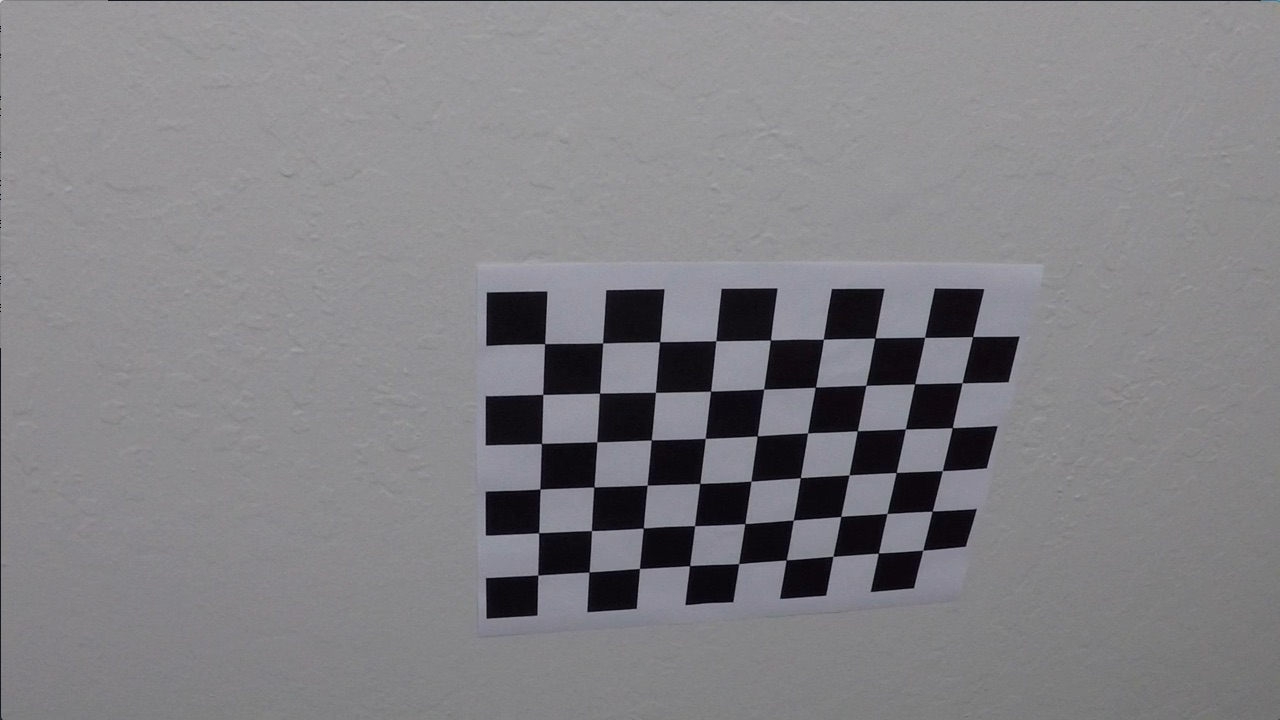
#> input picture camera_cal/calibration10.jpg, 1280 x 720 px; its folder holds only this picture in this run
$ jupyter execute --allow-errors AdvLaneLine.ipynb   (shell and % lines are left out)   (older library calls are emulated)
#> lines starting #> are read from the running program, lines starting #| are printed output that depends on the picture; after the words box and inside, x2 and y2 are one past the last pixel; in counts of white or black regions, pixels touching at a corner belong together
# Self-Driving Car Engineer Nanodegree

## Project: **Advanced Line Finding**

## Camera Calibration

[cell 1]
# import required libraries
import cv2
import glob
import pickle
import numpy as np
import matplotlib.pyplot as plt
import matplotlib.image as mpimg

[cell 2]
# Set up chessboard size to 9x6
x_chess = 9
y_chess = 6

# prepare objects points, like (0,0,0), (1,0,0), (2,0,0), ..., (6,5,0)
objp = np.zeros((y_chess*x_chess,3), np.float32)
objp[:,:2] = np.mgrid[0:x_chess, 0:y_chess].T.reshape(-1,2)

# Arrays to store object points and image points from all the images
objpoints = [] # 3d points in real world space
imgpoints = [] # 2d points in image plane.

# Make a list of paths to calibration images
images = glob.glob('camera_cal/calibration*.jpg')

# Calibration images that was failed to find corners
not_found = []

# plot the result
plt.figure(figsize=(12, 18))
plt.figtext(0.5, 0.9, "Success Calibration Images", size='xx-large', ha='center')

# Step through the list and search for chessboard corners
for idx, fname in enumerate(images):
    img = cv2.imread(fname)
#> img is the input picture: shape (720, 1280, 3); mean B, G, R 133.1, 129.4, 130.2
    gray = cv2.cvtColor(img, cv2.COLOR_BGR2GRAY)

    # Find the chessboard corners
    ret, corners = cv2.findChessboardCorners(gray, (x_chess, y_chess), None)
#> ret = True; corners = 54 rows, first 8: [545.3, 343.1], [602.7, 342.8], [660.1, 341.3], [715.8, 340.7], [770.6, 340], [823.5, 339.2], [874.3, 338.5], [925.1, 337.4]

    # If found, add object points, image points
    if ret == True:
        objpoints.append(objp)
        imgpoints.append(corners)
        plt.subplot(6, 3, len(imgpoints))
        # Draw and display the corners
        cv2.drawChessboardCorners(img, (x_chess, y_chess), corners, ret)
#> img: shape (720, 1280, 3); 1.91% of pixels changed, all inside (x1, y1, x2, y2) = (532, 331, 980, 582)
        plt.imshow(img)
        plt.title(fname)
        plt.axis('off')
    else:
        not_found.append(fname)
plt.show()

print("Success rate: ", str(len(imgpoints) * 100.0 / len(images)), "%")
#| Success rate:  100.0 %

[cell 3]
plt.figure(figsize=(12, 4))
plt.figtext(0.5, 0.9, "Failed Calibration Images", size='xx-large', ha='center')
for idx, fname in enumerate(not_found):
    img = cv2.imread(fname)
    plt.subplot(1, len(not_found), idx+1)
    plt.imshow(img)
    plt.title(fname)
    plt.axis('off')
plt.show()
print("Fail rate: ", str(len(not_found) * 100.0 / len(images)), "%")

By using `cv2.findChessboardCorners`, 17 out of 20 (85%) calibration images was successfully recognized and only 3 out of 20 (15%) calibration images were failed to be processed by the algorithm to find 9x6 corners

## Distortion Correction

Apply undistortion to the provided image. In this section, I use distorted chess and road image as the input

[cell 4]
def undistort(img):
    img_size = (img.shape[1], img.shape[0])

    # Do camera calibration given object points and image points
    ret, mtx, dist, rvecs, tvecs = cv2.calibrateCamera(objpoints, imgpoints, img_size, None, None)

    return cv2.undistort(img, mtx, dist, None, mtx)

[cell 5]
# Test undistortion on chessboard image
plt.figure(figsize=(12, 7))

plt.subplot(2, 2, 1)
img = cv2.imread('camera_cal/calibration1.jpg')
#> (the rest of this cell did not finish here and is left out)

[cell 6]
# Test undistortion on sample road image
plt.figure(figsize=(12, 7))

plt.subplot(2, 2, 1)
img = cv2.imread('test_images/test2.jpg')
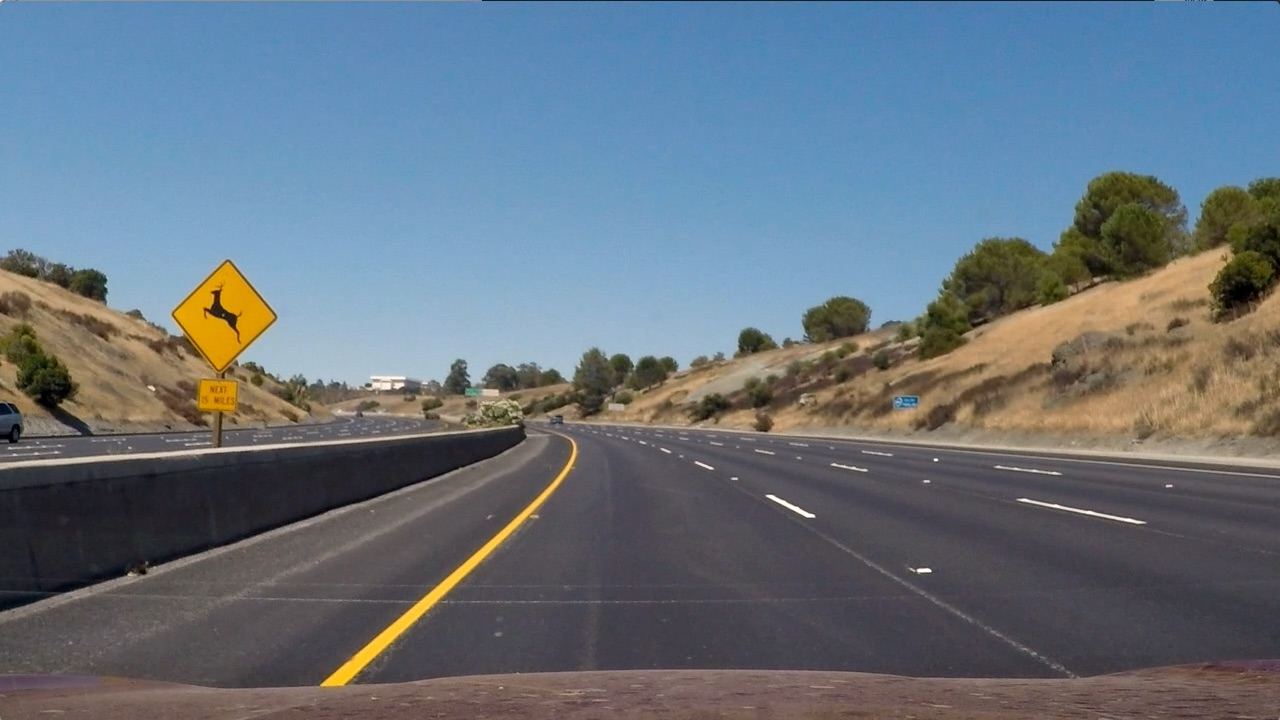
#> input picture test_images/test2.jpg, 1280 x 720 px
#> img is the input picture: shape (720, 1280, 3); mean B, G, R 125.5, 114.6, 102.8
img = cv2.cvtColor(img, cv2.COLOR_BGR2RGB)
plt.imshow(img)
plt.title("Original Image")

plt.subplot(2, 2, 2)
plt.imshow(undistort(img))
#> in undistort, `ret, mtx, dist, rvecs, tvecs = cv2.calibrateCamera(objpoints, imgpoint..`: ret = 0.68; mtx = [[1143.7, 0, 681.7], [0, 1109.2, 367.7], [0, 0, 1]]; dist = [[-0.515, 2.99, -0.00876, 0.00937, 1.41]]; rvecs = ([0.451, -0.252, 0.0361],); tvecs = ([-2.31, -0.422, 19.12],)
plt.title("Undistorted Image")

## Color / Gradient Threshold

In this section, I provide various threshold function, from sobel, magnitude, direction, RGB, HLS, and combination one. The threshold that I use for this project is a combination between sobel, magnitude, direcction, and saturation.

[cell 7]
def abs_sobel_thresh(img, orient='x', sobel_kernel=3, thresh=(0, 255)):
    # Convert to grayscale
#> called with orient = 'x', sobel_kernel = 11, thresh = (25, 255)
    gray = cv2.cvtColor(img, cv2.COLOR_BGR2GRAY)

    # Apply x or y gradient with the OpenCV Sobel() function and take the absolute value
    if orient == 'x':
        abs_sobel = np.absolute(cv2.Sobel(gray, cv2.CV_64F, 1, 0, ksize=sobel_kernel))
    if orient == 'y':
        abs_sobel = np.absolute(cv2.Sobel(gray, cv2.CV_64F, 0, 1, ksize=sobel_kernel))

    # Rescale back to 8 bit integer
    scaled_sobel = np.uint8(255*abs_sobel/np.max(abs_sobel))

    # Create a copy and apply the threshold
    binary_output = np.zeros_like(scaled_sobel)
    binary_output[(scaled_sobel >= thresh[0]) & (scaled_sobel <= thresh[1])] = 1

    return binary_output

[cell 8]
def mag_threshold(img, sobel_kernel=9, thresh=(30, 100)):
    # Convert to grayscale
#> called with sobel_kernel = 11, thresh = (25, 255)
    gray = cv2.cvtColor(img, cv2.COLOR_BGR2GRAY)

    # Take the gradient in x and y separately
    sobelx = cv2.Sobel(gray, cv2.CV_64F, 1, 0, ksize=sobel_kernel)
    sobely = cv2.Sobel(gray, cv2.CV_64F, 0, 1, ksize=sobel_kernel)

    # Calculate the magnitude
    magnitude = np.sqrt(sobelx**2 + sobely**2)

    # Scale to 8-bit (0 - 255) and convert to type = np.uint8
    scale_factor = np.max(magnitude) / 255
#> scale_factor = 86860.8
    magnitude = (magnitude / scale_factor).astype(np.uint8)

    # Create a binary mask where mag thresholds are met
    binary_output = np.zeros_like(magnitude)
    binary_output[(magnitude >= thresh[0]) & (magnitude <= thresh[1])] = 1

    return binary_output

[cell 9]
def dir_threshold(img, sobel_kernel=15, thresh=(0.7, 1.3)):

    # Convert to grayscale
#> called with sobel_kernel = 11, thresh = (0, 1.4)
    gray = cv2.cvtColor(img, cv2.COLOR_BGR2GRAY)

    # Take the gradient in x and y separately
    sobelx = cv2.Sobel(gray, cv2.CV_64F, 1, 0, ksize=sobel_kernel)
    sobely = cv2.Sobel(gray, cv2.CV_64F, 0, 1, ksize=sobel_kernel)

    # Take the absolute value of the x and y gradients
    abs_gradientx = np.absolute(sobelx)
    abs_gradienty = np.absolute(sobely)

    # Use np.arctan2(abs_sobely, abs_sobelx) to calculate the direction of the gradient
    abs_gradients = np.arctan2(abs_gradienty, abs_gradientx)

    # Create a binary mask where direction thresholds are met
    binary_output = np.zeros_like(abs_gradients)
    binary_output[(abs_gradients >= thresh[0]) & (abs_gradients <= thresh[1])] = 1

    return binary_output

[cell 10]
def mag_dir_threshold_combined(img, mag_sobel_kernel=9, dir_sobel_kernel=15, mag_thresh=(30, 100), dir_thresh=(0.7, 1.3)):
    # Call Sobel Threshold to get the gradient x and y of sobel operator
#> called with mag_sobel_kernel = 11, dir_sobel_kernel = 11, mag_thresh = (25, 255), dir_thresh = (0, 1.4)
    gradx = abs_sobel_thresh(img, orient='x', sobel_kernel=3, thresh=(20, 100))
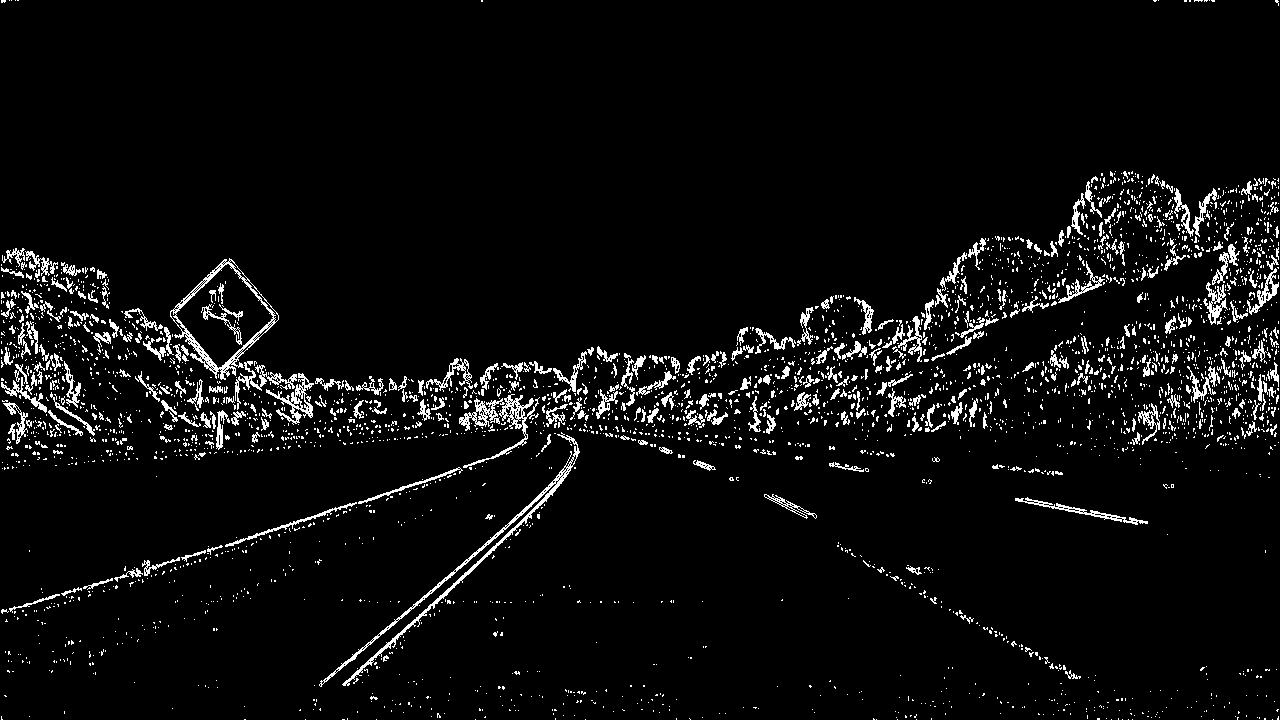
#> gradx: shape (720, 1280); values 0 (black) and 1 (white), 4.9% white in thin lines or dots
    grady = abs_sobel_thresh(img, orient='y', sobel_kernel=3, thresh=(20, 100))
#> grady: shape (720, 1280); values 0 (black) and 1 (white), 7.5% white in thin lines or dots

    # Get the magnitude gradient
    mag_binary = mag_threshold(img, sobel_kernel=mag_sobel_kernel, thresh=(mag_thresh[0], mag_thresh[1]))
#> mag_binary: shape (720, 1280); values 0 (black) and 1 (white), 13.3% white; 717 white regions (490 under 20 px), largest, box (x1, y1, x2, y2) and area: (0, 169, 1280, 690) 91199, (902, 329, 1195, 435) 5208, (480, 0, 1156, 4) 2029

    # Get the direction gradient
    dir_binary = dir_threshold(img, sobel_kernel=dir_sobel_kernel, thresh=(dir_thresh[0], dir_thresh[1]))
#> dir_binary: shape (720, 1280) float64; values 0 (black) and 1 (white), 81.1% white; black in thin lines or dots

    # Combine all of these gradients above together
    combined = np.zeros_like(dir_binary)
    combined[((gradx == 1) & (grady == 1)) | ((mag_binary == 1) & (dir_binary == 1))] = 1

    return combined

[cell 11]
def mag_dir_satur_thresh(img, sobel_kernel_x=3, sobel_kernel_y=3, dir_kernel=11, mag_kernel=11,
                        sobel_x_thresh=(20,100), sobel_y_tresh=(20,100), mag_thresh=(30,100), dir_thresh=(0.7, 1.3), sat_thresh=(25, 255)):
    gradx = abs_sobel_thresh(img, orient='x', sobel_kernel=sobel_kernel_x, thresh=(sobel_x_thresh[0], sobel_x_thresh[1]))
    grady = abs_sobel_thresh(img, orient='y', sobel_kernel=sobel_kernel_y, thresh=(sobel_y_tresh[0], sobel_y_tresh[1]))

    sat_binary = saturation_thresh(img, thresh=(sat_thresh[0], sat_thresh[1]))
    mag_binary = mag_threshold(img, sobel_kernel=mag_kernel, thresh=(mag_thresh[0], mag_thresh[1]))
    dir_binary = dir_threshold(img, sobel_kernel=dir_kernel, thresh=(dir_thresh[0], dir_thresh[1]))

    combined = np.zeros_like(dir_binary)
    combined[((gradx == 1) & (grady == 1)) | ((mag_binary == 1) & (dir_binary == 1)) | (sat_binary == 1)] = 1

    return combined

[cell 12]
def blue_threshold(img, thresh=(25, 255)):
#> called with thresh = (25, 255)
    blue = img[:,:,2]
    blue_binary = np.zeros_like(blue)
    blue_binary[(blue >= thresh[0]) & (blue <= thresh[1])] = 1
    return blue_binary

def green_threshold(img, thresh=(25, 255)):
#> called with thresh = (25, 255)
    green = img[:,:,1]
    green_binary = np.zeros_like(green)
    green_binary[(green >= thresh[0]) & (green <= thresh[1])] = 1
    return green_binary

def red_threshold(img, thresh=(25, 255)):
#> called with thresh = (25, 255)
    red = img[:,:,0]
    red_binary = np.zeros_like(red)
    red_binary[(red >= thresh[0]) & (red <= thresh[1])] = 1
    return red_binary

[cell 13]
def hue_thresh(img, thresh=(25, 255)):
#> called with thresh = (25, 255)
    hls = cv2.cvtColor(img, cv2.COLOR_RGB2HLS)
#> hls: shape (720, 1280, 3); mean of channels 0, 1, 2 86.2, 113.9, 64.8
    hue = hls[:,:,0]
    hue_binary = np.zeros_like(hue)
    hue_binary[(hue > thresh[0]) & (hue <= thresh[1])] = 1
    return hue_binary

def lightness_thresh(img, thresh=(25, 255)):
#> called with thresh = (25, 255)
    hls = cv2.cvtColor(img, cv2.COLOR_RGB2HLS)
    lightness = hls[:,:,1]
    lightness_binary = np.zeros_like(lightness)
    lightness_binary[(lightness > thresh[0]) & (lightness <= thresh[1])] = 1
    return lightness_binary

def saturation_thresh(img, thresh=(25, 255)):
#> called with thresh = (25, 255)
    hls = cv2.cvtColor(img, cv2.COLOR_RGB2HLS)
    saturation = hls[:,:,2]
    saturation_binary = np.zeros_like(saturation)
    saturation_binary[(saturation > thresh[0]) & (saturation <= thresh[1])] = 1
    return saturation_binary

[cell 14]
# [5 lines left out: function hist_normalization, not called in this run]

[cell 15]
# Test each function
plt.figure(figsize=(12, 12))
img = mpimg.imread('test_images/test2.jpg')

plt.subplot(6, 3, 1)
plt.imshow(img)
plt.title("Original Image")

plt.subplot(6, 3, 2)
plt.imshow(abs_sobel_thresh(img, 'x', 11, (25,255)), cmap='gray')
plt.title("Sobel Image X")

plt.subplot(6, 3, 3)
plt.imshow(abs_sobel_thresh(img, 'y', 11, (25,255)), cmap='gray')
plt.title("Sobel Image Y")

plt.subplot(6, 3, 4)
plt.imshow(mag_threshold(img, 11, (25,255)), cmap='gray')
plt.title("Magnitude Image")

plt.subplot(6, 3, 5)
plt.imshow(dir_threshold(img, 11, (0.0, 1.4)), cmap='gray')
plt.title("Direction Image")

plt.subplot(6, 3, 6)
plt.imshow(mag_dir_threshold_combined(img, 11, 11, (25,255), (0.0,1.4)), cmap='gray')
plt.title("Combined Image")

plt.subplot(6, 3, 7)
plt.imshow(blue_threshold(img), cmap='gray')
plt.title("Blue Image")


plt.subplot(6, 3, 8)
plt.imshow(green_threshold(img), cmap='gray')
plt.title("Green Image")

plt.subplot(6, 3, 9)
plt.imshow(red_threshold(img), cmap='gray')
plt.title("Red Image")

plt.subplot(6, 3, 10)
plt.imshow(hue_thresh(img), cmap='gray')
plt.title("Hue Image")

plt.subplot(6, 3, 11)
plt.imshow(lightness_thresh(img), cmap='gray')
plt.title("Lightness Image")

plt.subplot(6, 3, 12)
plt.imshow(saturation_thresh(img), cmap='gray')
plt.title("Saturation Image")

[cell 16]
# Visualize an example by using a combination between sobel, magnitude, direction, and saturation threshold
img = mpimg.imread('test_images/test1.jpg')
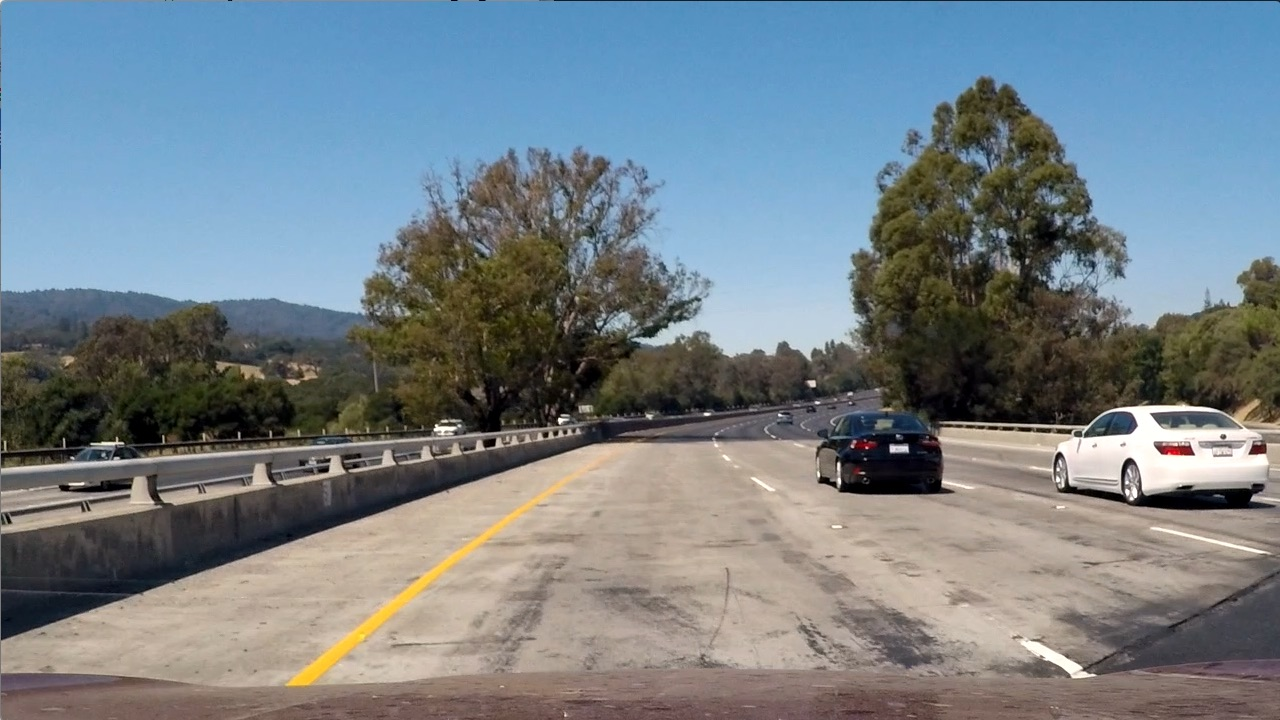
#> input picture test_images/test1.jpg, 1280 x 720 px
#> img is the input picture: shape (720, 1280, 3); mean R, G, B 117.5, 128.7, 135.5
# img = hist_normalization(img)
processed_img = mag_dir_satur_thresh(img, 3, 3, 11, 11, (20,100), (20,100), (30,100), (0.7,1.3), (100,255))
#> in abs_sobel_thresh (call 5), `gray = cv2.cvtColor(img, cv2.COLOR_BGR2GRAY)`:
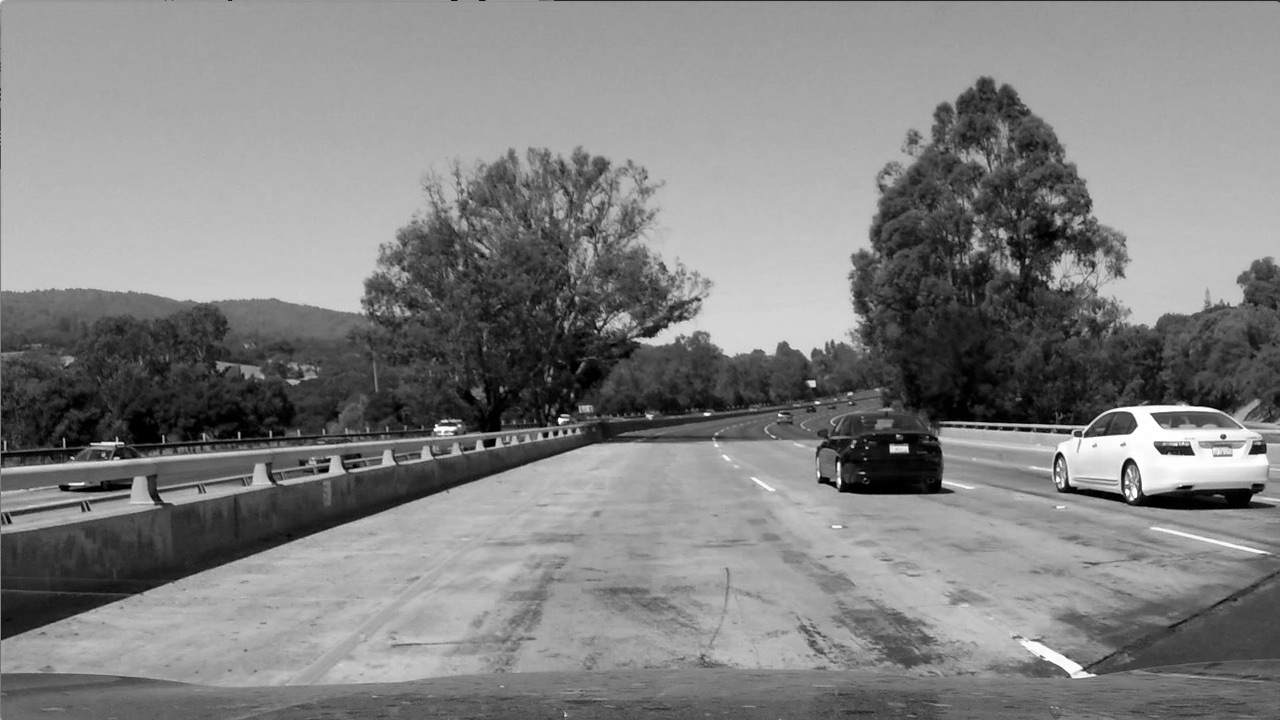
#> gray: shape (720, 1280); min 0, max 255, mean 129.5
#> (the rest of the program and of its run is left out)
